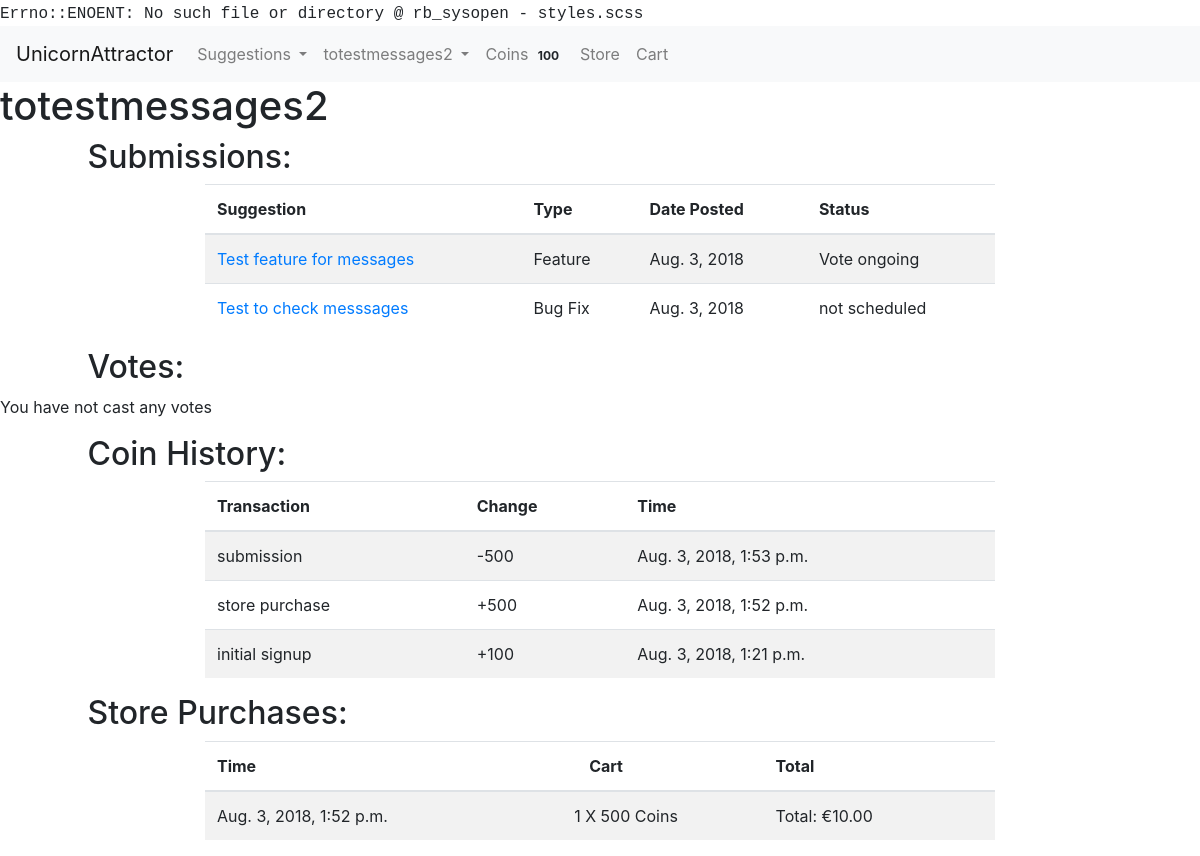
Page /user/28 (signed in) on the earlier database version.
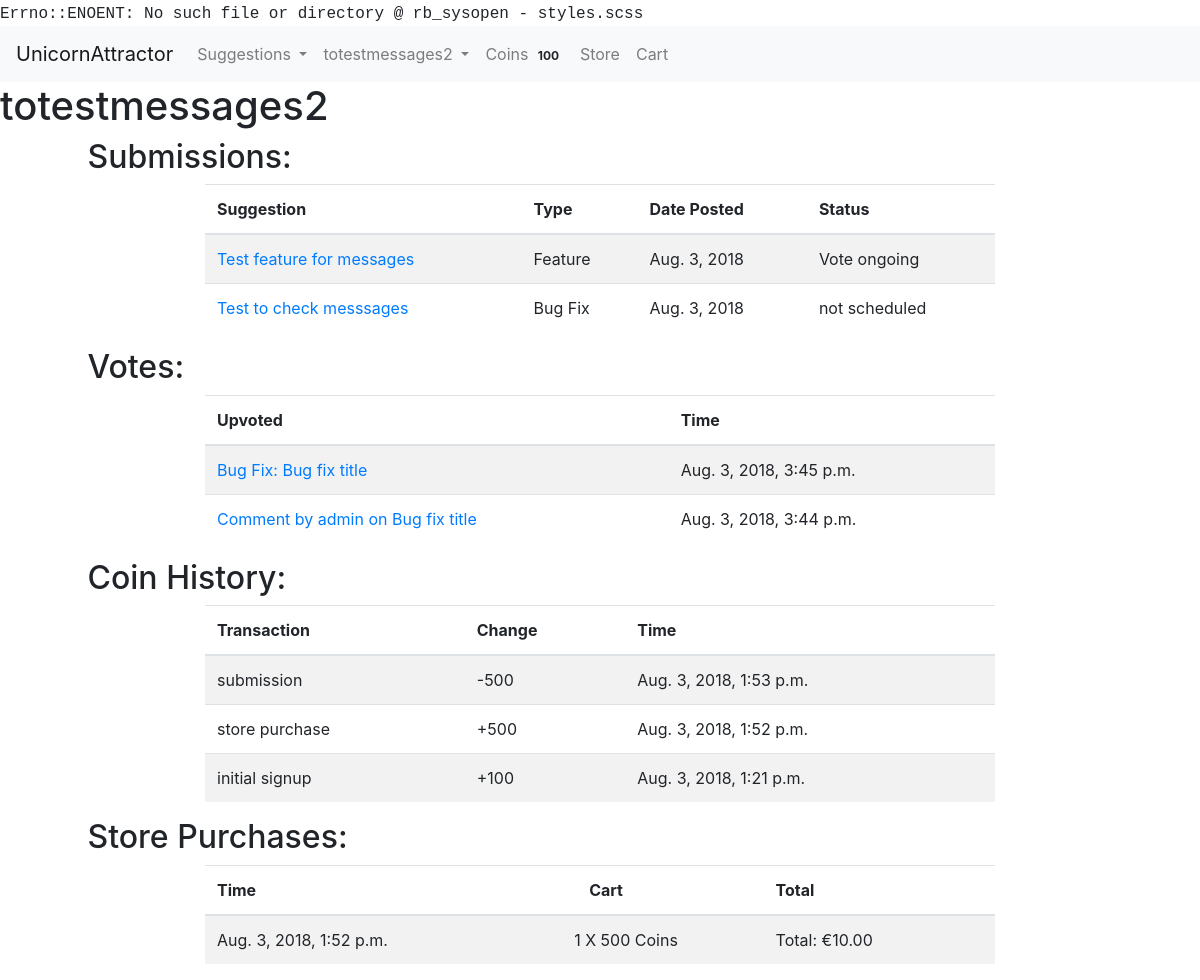
Same page on the later database version.
### accounts/models.py (models this page shows)
class User(AbstractUser):
    USERNAME_FIELD = "email"
    email = models.EmailField(('email address'), blank=False, unique=True)
    REQUIRED_FIELDS = []
    def __str__(self):
        return self.username

### usersuggestions/models.py (models this page shows, shortened)
class SuggestionAdminPage(models.Model):
    status_choices = ((0, "not scheduled"), (1, "scheduled"), (2, "in progress"), (3, "completed"))
    priority_choices = ((0, "low"), (1, 'normal'), (2, 'high'))
    suggestion = models.ForeignKey(Suggestion, null=False, on_delete=models.CASCADE)
    status = models.PositiveSmallIntegerField(choices=status_choices, default=0)
    developer_assigned = models.ForeignKey(User, null=True, blank=True, on_delete=models.PROTECT)
    priority = models.PositiveSmallIntegerField(choices=priority_choices, null=True, blank=True, default=1)
    date_started = models.DateField(null=True, blank=True)
    estimated_days_to_complete = models.PositiveSmallIntegerField(null=True, blank=True)
    expected_completion_date = models.DateField(null=True, blank=True)
    date_completed = models.DateField(null=True, blank=True)
    in_current_voting_cycle = models.BooleanField(blank=False, default=True)
    github_branch = models.CharField(null=True, blank=True, max_length=50)
    was_successful = models.NullBooleanField(blank=True, null=True)
    current_winner = models.BooleanField(blank=False, default=False)

class Suggestion(models.Model):
    suggestion_choices = ((True, 'Feature'), (False, 'Bug Fix'))
    is_feature = models.BooleanField(blank=False, default=False, choices=suggestion_choices)
    user = models.ForeignKey(User, null=False, on_delete=models.PROTECT)
    title = models.CharField(max_length=200, blank=False)
    details = RichTextUploadingField()
    date_time = models.DateTimeField(auto_now_add=True)
    delay_submission = models.BooleanField(null=False, blank=True, default=False)

class Upvote(models.Model):
    user = models.ForeignKey(User, null=False, on_delete=models.PROTECT)
    suggestion = models.ForeignKey(Suggestion, null=True, on_delete=models.CASCADE)
    comment = models.ForeignKey(Comment, null=True, on_delete=models.CASCADE)
    date_time = models.DateTimeField(auto_now_add=True)

class Comment(models.Model):
    user = models.ForeignKey(User, null=False, on_delete=models.PROTECT)
    suggestion = models.ForeignKey(Suggestion, null=False, on_delete=models.CASCADE)
    admin_page_comment = models.BooleanField(blank=False, default=False)
    comment = RichTextUploadingField()
    date_time = models.DateTimeField(auto_now_add=True)

### market/models.py (models this page shows, shortened)
class UserCoinHistory(models.Model):
    transaction_choices = ((1, 'submission'), (2, 'upvote'), (3, 'referral'),
                           (4, 'store purchase'), (5, 'initial signup'), (6, 'received referral'),
                           (7, 'suggestion upvoted'), (8, 'suggestion successful'), (9, 'feature suggestion promoted'))
    user = models.ForeignKey(User, null=False, on_delete=models.PROTECT)
    coins_change = models.IntegerField(null=False)
    date_time = models.DateTimeField(auto_now_add=True)
    suggestion = models.ForeignKey(Suggestion, null=True, blank=True, on_delete=models.CASCADE)
    transaction = models.PositiveSmallIntegerField(choices=transaction_choices, blank=False, null=False)

class Order(models.Model):
    user = models.ForeignKey(User, null=False, on_delete=models.PROTECT)
    date_time = models.DateTimeField(auto_now_add=True)
    delivery_address = models.ForeignKey(Delivery, null=True, on_delete=models.PROTECT)

class OrderItem(models.Model):
    order = models.ForeignKey(Order, null=False, on_delete=models.CASCADE)
    item = models.ForeignKey(StoreItem, null=False, on_delete=models.PROTECT)
    quantity = models.PositiveIntegerField(null=False)
    total_purchase_price = models.DecimalField(max_digits=8, decimal_places=2)

class StoreItem(models.Model):
    name = models.CharField(max_length=200, null=False, blank=False)
    description = models.TextField()
    price = models.DecimalField(max_digits=8, decimal_places=2)
    image = models.ImageField(upload_to='images')
    delivery_required = models.BooleanField(blank=False, null=False)
    is_coins = models.BooleanField(default=False, null=False)
    coins_amount = models.PositiveIntegerField(blank=True, null=True)
    def __str__(self):
        return self.name

### usersuggestions/views.py (the view)
# urls.py: url(r'^user/(?P<user_id>\d+)$', render_userpage, name='userpage'),
@login_required()
def render_userpage(request, user_id):
    user = get_object_or_404(User, id=user_id)
    if request.user == user:
        values = get_userpage_values(user)
        return render(request, "userpage.html", {"user": user,
                                                 "votes": values["votes"], "purchases": values["purchases"],
                                                 "coin_history": values["coin_history"],
                                                 "suggestions": values["suggestions"],
                                                 })
    else:
        return redirect("issue_tracker")

### market/cart.py (called while the page is built)
    def __len__(self):
        return sum(item['quantity'] for item in self.cart.values())

### market/coins.py (called while the page is built)
def return_user_coins(user):
    UserCoins.objects.get_or_create(user=user)
    user_row = UserCoins.objects.get(user=user)
    return user_row.coins

### market/contexts.py (called while the page is built)
def cart(request):
    return {'cart': Cart(request)}

def usercoins(request):
    if request.user.is_authenticated:
        user = request.user
        coins_amount = return_user_coins(user)
        return {"usercoins":coins_amount}
    else:
        return {"usercoins": None}

### usersuggestions/helpers.py (called while the page is built)
def get_userpage_values(user):
    votes = Upvote.objects.filter(user=user).order_by("-date_time")
    purchases = Order.objects.filter(user=user).order_by("-date_time")
    coin_history = UserCoinHistory.objects.filter(user=user).order_by("-date_time")
    suggestions = SuggestionAdminPage.objects.filter(suggestion__user=user).order_by("-suggestion__date_time")
    for purchase in purchases:
        purchase.items = OrderItem.objects.filter(order=purchase)
        purchase.total_cost = 0
        for item in purchase.items:
            purchase.total_cost += item.total_purchase_price
    values_dictionary = {"purchases": purchases,
                         "coin_history": coin_history, "votes": votes, "suggestions": suggestions
                         }
    return values_dictionary

### usersuggestions/templates/userpage.html (shortened to what this page needs)
{% extends 'base.html' %} {% block title %} {{ user }} {% endblock %} {% block content %}
<main id="userpage">
    <h1 id="header">{{ user }}</h1>
    <div class="row">
        <div class="offset-md-1">
            <h2 class="section-header">Submissions:</h2>
        </div>
    </div>
    {% if suggestions|length == 0 %}
    <p>You have not submitted any suggestions</p>
    {% else %}
    <div class="row">
        <div class="col-xs-12 table-col col-md-8 offset-md-2">
            <table class="table table-striped">
                <thead>
                    <tr>
                        <th scope="col">Suggestion</th>
                        <th scope="col">Type</th>
                        <th scope="col">Date Posted</th>
                        <th scope="col">Status</th>
                    </tr>
                </thead>
                <tbody>
                    {% for suggestion in suggestions %}
                    <tr>
                        <td><a href="{% url 'view_suggestion' suggestion.suggestion.id %}">{{ suggestion.suggestion.title }}</a> </td>
                        <td>{{ suggestion.suggestion.get_is_feature_display }}</td>
                        <td>{{ suggestion.suggestion.date_time.date }}</td>
                        <td>
                            {% if suggestion.suggestion.is_feature %} {% if suggestion.in_current_voting_cycle %} Vote ongoing {% elif suggestion.suggestion.delay_submission %} Submission delayed till next voting cycle {% elif suggestion.was_successful == True %} Suggestion Successful
                            {% else %} Suggestion unsuccessful {% endif %} {% else %} {{ suggestion.get_status_display }} {% endif %}
                        </td>
                    </tr>
                    {% endfor %}
                </tbody>
            </table>
        </div>
    </div>
    {% endif %}
    <div class="row">
        <div class="offset-md-1">
            <h2 class="section-header">Votes:</h2>
        </div>
    </div>
    {% if votes|length == 0 %}
    <p>You have not cast any votes</p>
    {% else %}
    <div class="row">
        <div class="col-xs-10 col-md-8 table-col offset-xs-1 offset-md-2">
            <table class="table table-striped">
                <thead>
                    <tr>
                        <th scope="col">Upvoted</th>
                        <th scope="col">Time</th>
                    </tr>
                </thead>
                <tbody>
                    {% for vote in votes %}
                    <div class="row">
                        <tr>
                            <td>
                                {% if vote.comment %}
                                <a href="{% url 'view_suggestion' vote.comment.suggestion.id %}#{{ vote.comment.id }}">Comment by {{ vote.comment.user }} on {{ vote.comment.suggestion.title }}</a> {% else %}
                                <a href="{% url 'view_suggestion' vote.suggestion.id %}">{{ vote.suggestion.get_is_feature_display }}: {{ vote.suggestion.title }}</a> {% endif %}
                            </td>
                            <td>{{ vote.date_time }}</td>
                        </tr>
                        {% endfor %}
                </tbody>
            </table>
            </div>
        </div>
        {% endif %}
        <div class="row">
            <div class="offset-md-1">
                <h2 class="section-header">Coin History:</h2>
            </div>
        </div>
        <div class="row">
            <div class="col-xs-10 table-col col-md-8 offset-xs-1 offset-md-2">
                <table class="table table-striped">
                    <thead>
                        <tr>
                            <th scope="col">Transaction</th>
                            <th scope="col">Change</th>
                            <th scope="col">Time</th>
                        </tr>
                    </thead>
                    <tbody>
                        {% for entry in coin_history %}
                        <tr>
                            <td>{{ entry.get_transaction_display }}{% if entry.suggestion %}: <a href="{% url 'view_suggestion' entry.suggestion.id %}"> {{ entry.suggestion.title }}</a> {% endif %}
                            </td>
                            <td>{% if entry.coins_change > 0 %} <span class="positive-change">+{% else %}<span class="negative-change">{% endif %}{{ entry.coins_change }}</span></td>
                            <td>{{ entry.date_time }}
                            </td>
                        </tr>
                        {% endfor %}
                    </tbody>
                </table>
            </div>
        </div>
        <div class="row">
            <div class="offset-md-1">
                <h2 class="section-header">Store Purchases:</h2>
            </div>
        </div>
        {% if purchases|length == 0 %}
        <p>You have made no purchases at our store</p>
        {% else %}
        <div class="row">
            <div class="col-xs-10  table-col col-md-8 offset-xs-1 offset-md-2">
                <table class="table table-striped">
                    <thead>
                        <tr>
                            <th scope="col">Time</th>
                            <th scope="col">Cart</th>
                            <th scope="col">Total</th>
                        </tr>
                    </thead>
                    <tbody>
                        {% for purchase in purchases %}
                        <tr>
                            <td>{{ purchase.date_time }}</td>
                            <td>
                                {% for item in purchase.items %}
                                <div class="row">
                                    {{ item.quantity }} X {{ item.item }}
                                </div>
                                {% endfor %}
                            </td>
                            <td>Total: €{{ purchase.total_cost }}</td>
                        </tr>
                        {% endfor %}
                    </tbody>
                </table>
            </div>
        </div>
        {% endif %}
</main>
{% endblock %}

### templates/base.html (shortened to what this page needs)
<!DOCTYPE html>
<html lang="en">
<head>
    <link rel="stylesheet" href="https://maxcdn.bootstrapcdn.com/bootstrap/4.0.0/css/bootstrap.min.css">
    <link rel="stylesheet" href="/static/css/styles.css" type="text/css" />
</head>
<header>
    <nav class="navbar navbar-expand-lg navbar-light bg-light justify-content-between">
        <a class="navbar-brand" href="{% url 'home' %}">UnicornAttractor</a>
            <div class="collapse navbar-collapse" id="navbarSupportedContent">
                <ul class="navbar-nav mr-auto">
                    <li class="nav-item dropdown">
                        <a class="nav-link dropdown-toggle" href="{% url 'issue_tracker' %}" id="navbarDropdown" role="button" data-toggle="dropdown" aria-haspopup="true" aria-expanded="false">
          Suggestions
        </a>
                    </li>
                    {% if user.is_authenticated %}
                    <li class="nav-item dropdown">
                        <a class="nav-link dropdown-toggle" href="#" id="navbarDropdownUser" role="button" data-toggle="dropdown" aria-haspopup="true" aria-expanded="false">
          {{ user.username }}
        </a>
                    </li>
                    <li class="nav-item">
                        <a class="nav-link" href="{% url 'earn_coins' %}"> Coins <span class="badge badge-light">{{ usercoins }}</span></a></a>
                    </li>
                    {% endif %}
                    <li class="nav-item">
                        <a class="nav-link" href="{% url 'store' %}">Store</a>
                    </li>
                    <li class="nav-item">
                        <a class="nav-link" href="{% url 'view_cart' %}">Cart </a>
                    </li>
                </ul>
            </div>
    </nav>
</header>
<body>
    {% block content %}{% endblock %}
</body>
</html>

### styles.css (style rules this page uses)
body:before { white-space: pre; font-family: monospace; content: "Errno::ENOENT: No such file or directory @ rb_sysopen - styles.scss"; }

Differences in the rows shown:
added Upvote: suggestion.is_feature "Bug Fix", suggestion "Bug fix title", date_time "Aug. 3, 2018, 3:45 p.m."
added Upvote: comment.user "admin", comment.suggestion "Bug fix title", date_time "Aug. 3, 2018, 3:44 p.m."
Other differences:
text no longer shown: "You have not cast any votes"
text now shown: "Upvoted Time"
